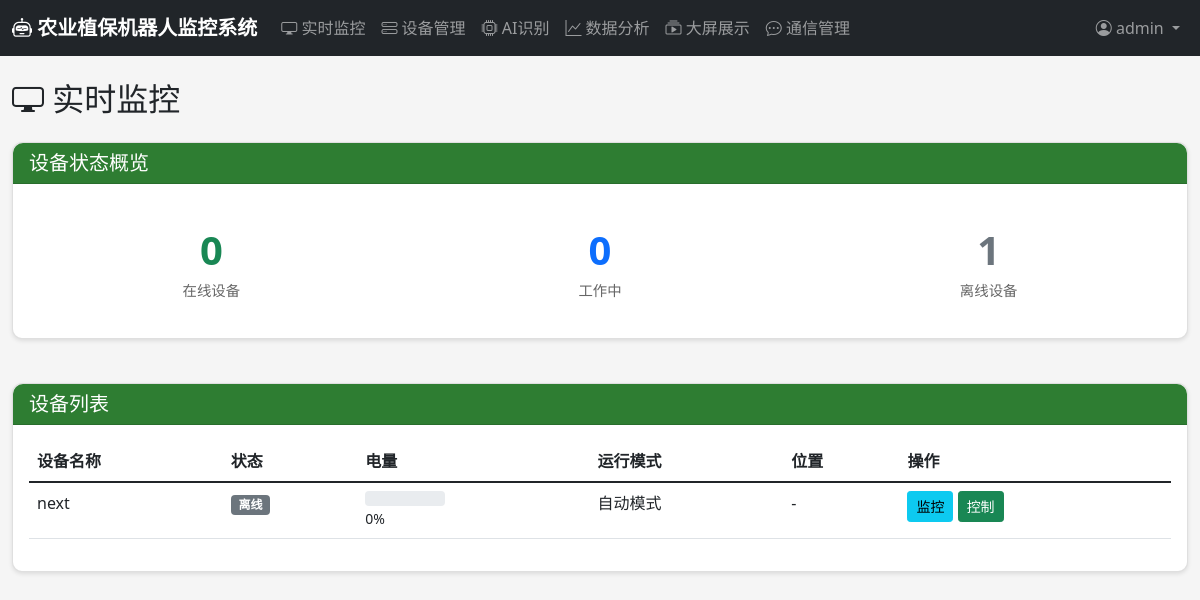
Screenshot of /monitoring/ (signed in) with the database file from the repository.
### users/models.py (models this page shows, shortened)
class User(AbstractUser):
    ROLE_CHOICES = [
        ('admin', '管理员'),
        ('operator', '操作员'),
        ('viewer', '查看者'),
    ]
    role = models.CharField(max_length=20, choices=ROLE_CHOICES, default='viewer', verbose_name='角色')
    phone = models.CharField(max_length=20, blank=True, verbose_name='手机号')
    avatar = models.ImageField(upload_to='avatars/', blank=True, verbose_name='头像')
    created_at = models.DateTimeField(auto_now_add=True, verbose_name='创建时间')
    last_login_ip = models.GenericIPAddressField(blank=True, null=True, verbose_name='最后登录IP')
    class Meta:
        verbose_name = '用户'
        verbose_name_plural = '用户'

### devices/models.py (models this page shows, shortened)
class RobotDevice(models.Model):
    STATUS_CHOICES = [
        ('online', '在线'),
        ('offline', '离线'),
        ('working', '工作中'),
        ('charging', '充电中'),
        ('error', '故障'),
    ]
    RUN_MODE_CHOICES = [
        ('auto', '自动模式'),
        ('manual', '手动模式'),
        ('scheduled', '定时任务模式'),
    ]
    device_id = models.CharField(max_length=100, unique=True, verbose_name='设备唯一标识')
    name = models.CharField(max_length=100, verbose_name='设备名称')
    model = models.CharField(max_length=100, blank=True, verbose_name='型号')
    manufacturer = models.CharField(max_length=100, blank=True, verbose_name='制造商')
    serial_number = models.CharField(max_length=100, blank=True, verbose_name='序列号')
    status = models.CharField(max_length=20, choices=STATUS_CHOICES, default='offline', verbose_name='状态')
    run_mode = models.CharField(max_length=20, choices=RUN_MODE_CHOICES, default='auto', verbose_name='运行模式')
    battery_level = models.IntegerField(default=0, verbose_name='电量百分比')
    location_lat = models.DecimalField(max_digits=10, decimal_places=6, null=True, blank=True, verbose_name='纬度')
    location_lng = models.DecimalField(max_digits=10, decimal_places=6, null=True, blank=True, verbose_name='经度')
    spray_rate = models.FloatField(default=1.0, verbose_name='喷洒速率(L/min)')
    patrol_interval = models.IntegerField(default=60, verbose_name='巡检间隔(分钟)')
    obstacle_avoidance_sensitivity = models.IntegerField(default=50, verbose_name='避障灵敏度')
    last_heartbeat = models.DateTimeField(null=True, blank=True, verbose_name='最后心跳时间')
    registered_at = models.DateTimeField(auto_now_add=True, verbose_name='注册时间')
    owner = models.ForeignKey(settings.AUTH_USER_MODEL, on_delete=models.CASCADE, related_name='owned_devices', verbose_name='所有者')
    class Meta:
        verbose_name = '机器人设备'
        verbose_name_plural = '机器人设备'
        ordering = ['-registered_at']

### monitoring/views.py (the view)
# urls.py: path('', views.monitoring_dashboard, name='monitoring_dashboard'),
@login_required
def monitoring_dashboard(request):
    devices = RobotDevice.objects.all()
    online_count = devices.filter(status='online').count()
    working_count = devices.filter(status='working').count()
    offline_count = devices.filter(status='offline').count()
    return render(request, 'monitoring/dashboard.html', {
        'devices': devices,
        'online_count': online_count,
        'working_count': working_count,
        'offline_count': offline_count,
    })

### templates/monitoring/dashboard.html (shortened to what this page needs)
{% extends 'base.html' %}
{% block content %}
<h2 class="mb-4"><i class="bi bi-display"></i> 实时监控</h2>
<div class="row">
    <div class="col-md-12">
        <div class="card">
            <div class="card-header">
                <h5 class="mb-0">设备状态概览</h5>
            </div>
            <div class="card-body">
                <div class="row">
                    <div class="col-md-4">
                        <div class="stat-card">
                            <div class="stat-value text-success">{{ online_count }}</div>
                            <div class="stat-label">在线设备</div>
                        </div>
                    </div>
                    <div class="col-md-4">
                        <div class="stat-card">
                            <div class="stat-value text-primary">{{ working_count }}</div>
                            <div class="stat-label">工作中</div>
                        </div>
                    </div>
                    <div class="col-md-4">
                        <div class="stat-card">
                            <div class="stat-value text-secondary">{{ offline_count }}</div>
                            <div class="stat-label">离线设备</div>
                        </div>
                    </div>
                </div>
            </div>
        </div>
    </div>
</div>
<div class="row mt-4">
    <div class="col-md-12">
        <div class="card">
            <div class="card-header">
                <h5 class="mb-0">设备列表</h5>
            </div>
            <div class="card-body">
                {% if devices %}
                <table class="table table-hover">
                    <thead>
                        <tr>
                            <th>设备名称</th>
                            <th>状态</th>
                            <th>电量</th>
                            <th>运行模式</th>
                            <th>位置</th>
                            <th>操作</th>
                        </tr>
                    </thead>
                    <tbody>
                        {% for device in devices %}
                        <tr>
                            <td>{{ device.name }}</td>
                            <td>
                                <span class="badge bg-{% if device.status == 'online' %}success{% elif device.status == 'working' %}primary{% elif device.status == 'offline' %}secondary{% else %}danger{% endif %}">
                                    {{ device.get_status_display }}
                                </span>
                            </td>
                            <td>
                                <div class="progress" style="height: 15px; width: 80px;">
                                </div>
                                <small>{{ device.battery_level }}%</small>
                            </td>
                            <td>{{ device.get_run_mode_display }}</td>
                            <td>
                                {% if device.location_lat and device.location_lng %}
                                    {{ device.location_lat|floatformat:4 }}, {{ device.location_lng|floatformat:4 }}
                                {% else %}
                                    -
                                {% endif %}
                            </td>
                            <td>
                                <a href="{% url 'monitoring:device_monitoring' device.id %}" class="btn btn-sm btn-info">监控</a>
                                <a href="{% url 'control:control_panel' device.id %}" class="btn btn-sm btn-success">控制</a>
                            </td>
                        </tr>
                        {% endfor %}
                    </tbody>
                </table>
                {% else %}
                <p class="text-muted text-center">暂无设备</p>
                {% endif %}
            </div>
        </div>
    </div>
</div>
{% endblock %}

### templates/base.html (shortened to what this page needs)
{% load static %}
<!DOCTYPE html>
<html lang="zh-CN">
<head>
    <link href="https://cdn.jsdelivr.net/npm/bootstrap@5.1.3/dist/css/bootstrap.min.css" rel="stylesheet">
    <link rel="stylesheet" href="https://cdn.jsdelivr.net/npm/bootstrap-icons@1.8.1/font/bootstrap-icons.css">
    <link rel="stylesheet" href="{% static 'css/style.css' %}">
</head>
<body>
    {% if user.is_authenticated %}
    <nav class="navbar navbar-expand-lg navbar-dark bg-dark">
        <div class="container-fluid">
            <a class="navbar-brand" href="/dashboard/">
                <i class="bi bi-robot"></i> 农业植保机器人监控系统
            </a>
            <div class="collapse navbar-collapse" id="navbarNav">
                <ul class="navbar-nav me-auto">
                    <li class="nav-item">
                        <a class="nav-link" href="{% url 'monitoring:monitoring_dashboard' %}">
                            <i class="bi bi-display"></i> 实时监控
                        </a>
                    </li>
                    <li class="nav-item">
                        <a class="nav-link" href="{% url 'devices:device_list' %}">
                            <i class="bi bi-hdd-stack"></i> 设备管理
                        </a>
                    </li>
                    <li class="nav-item">
                        <a class="nav-link" href="{% url 'ai_recognition:recognition_dashboard' %}">
                            <i class="bi bi-cpu"></i> AI识别
                        </a>
                    </li>
                    <li class="nav-item">
                        <a class="nav-link" href="{% url 'data_analysis:data_dashboard' %}">
                            <i class="bi bi-graph-up"></i> 数据分析
                        </a>
                    </li>
                    <li class="nav-item">
                        <a class="nav-link" href="{% url 'data_analysis:big_screen' %}">
                            <i class="bi bi-collection-play"></i> 大屏展示
                        </a>
                    </li>
                    <li class="nav-item">
                        <a class="nav-link" href="{% url 'communication:connection_list' %}">
                            <i class="bi bi-chat-dots"></i> 通信管理
                        </a>
                    </li>
                </ul>
                <ul class="navbar-nav">
                    <li class="nav-item dropdown">
                        <a class="nav-link dropdown-toggle" href="#" id="userDropdown" data-bs-toggle="dropdown">
                            <i class="bi bi-person-circle"></i> {{ user.username }}
                        </a>
                    </li>
                </ul>
            </div>
        </div>
    </nav>
    {% endif %}
    <div class="container-fluid mt-4">
        {% block content %}{% endblock %}
    </div>
</body>
</html>

### static/css/style.css (style rules this page uses)
:root { --primary-color: #2e7d32; --secondary-color: #4caf50; --dark-bg: #1b5e20; --light-bg: #e8f5e9; }
body { font-family: 'Segoe UI', Tahoma, Geneva, Verdana, sans-serif; background-color: #f5f5f5; }
.navbar-brand { font-weight: bold; }
.card { border-radius: 10px; box-shadow: 0 2px 4px rgba(0,0,0,0.1); margin-bottom: 20px; }
.card-header { background-color: var(--primary-color); color: white; font-weight: bold; border-radius: 10px 10px 0 0 !important; }
.stat-card { text-align: center; padding: 20px; }
.stat-card .stat-value { font-size: 2.5rem; font-weight: bold; color: var(--primary-color); }
.stat-card .stat-label { color: #666; font-size: 0.9rem; }

### rows the page displays
User: username "admin"
RobotDevice: name "next", status "离线", battery_level "0", run_mode "自动模式"

### other values shown
{{ online_count }} "0"
{{ working_count }} "0"
{{ offline_count }} "1"
